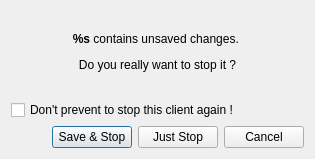
<?xml version="1.0" encoding="UTF-8"?>
<ui version="4.0">
 <class>Dialog</class>
 <widget class="QDialog" name="Dialog">
  <property name="geometry">
   <rect>
    <x>0</x>
    <y>0</y>
    <width>315</width>
    <height>159</height>
   </rect>
  </property>
  <property name="windowTitle">
   <string>Stop Client ?</string>
  </property>
  <layout class="QVBoxLayout" name="verticalLayout_2">
   <item>
    <spacer name="verticalSpacer_2">
     <property name="orientation">
      <enum>Qt::Vertical</enum>
     </property>
     <property name="sizeHint" stdset="0">
      <size>
       <width>20</width>
       <height>40</height>
      </size>
     </property>
    </spacer>
   </item>
   <item>
    <widget class="QLabel" name="label">
     <property name="text">
      <string>&lt;html&gt;&lt;head/&gt;&lt;body&gt;&lt;p&gt;&lt;span style=&quot; font-weight:600;&quot;&gt;%s&lt;/span&gt; contains unsaved changes. &lt;/p&gt;&lt;p&gt;Do you really want to stop it ?&lt;/p&gt;&lt;/body&gt;&lt;/html&gt;</string>
     </property>
     <property name="alignment">
      <set>Qt::AlignCenter</set>
     </property>
    </widget>
   </item>
   <item>
    <spacer name="verticalSpacer">
     <property name="orientation">
      <enum>Qt::Vertical</enum>
     </property>
     <property name="sizeHint" stdset="0">
      <size>
       <width>20</width>
       <height>40</height>
      </size>
     </property>
    </spacer>
   </item>
   <item>
    <widget class="QCheckBox" name="checkBox">
     <property name="text">
      <string>Don't prevent to stop this client again !</string>
     </property>
    </widget>
   </item>
   <item>
    <layout class="QHBoxLayout" name="horizontalLayout">
     <item>
      <spacer name="horizontalSpacer">
       <property name="orientation">
        <enum>Qt::Horizontal</enum>
       </property>
       <property name="sizeHint" stdset="0">
        <size>
         <width>40</width>
         <height>20</height>
        </size>
       </property>
      </spacer>
     </item>
     <item>
      <widget class="QPushButton" name="pushButtonSaveStop">
       <property name="text">
        <string>Save &amp;&amp; Stop</string>
       </property>
       <property name="icon">
        <iconset theme="media-playback-stop">
         <normaloff>.</normaloff>.</iconset>
       </property>
      </widget>
     </item>
     <item>
      <widget class="QPushButton" name="pushButtonStop">
       <property name="text">
        <string>Just Stop</string>
       </property>
       <property name="icon">
        <iconset theme="media-playback-stop">
         <normaloff>.</normaloff>.</iconset>
       </property>
      </widget>
     </item>
     <item>
      <widget class="QPushButton" name="pushButtonClancel">
       <property name="text">
        <string>Cancel</string>
       </property>
       <property name="icon">
        <iconset theme="dialog-cancel">
         <normaloff>.</normaloff>.</iconset>
       </property>
      </widget>
     </item>
    </layout>
   </item>
  </layout>
 </widget>
 <resources>
  <include location="../resources.qrc"/>
 </resources>
 <connections>
  <connection>
   <sender>pushButtonClancel</sender>
   <signal>clicked()</signal>
   <receiver>Dialog</receiver>
   <slot>reject()</slot>
   <hints>
    <hint type="sourcelabel">
     <x>265</x>
     <y>89</y>
    </hint>
    <hint type="destinationlabel">
     <x>157</x>
     <y>56</y>
    </hint>
   </hints>
  </connection>
  <connection>
   <sender>pushButtonStop</sender>
   <signal>clicked()</signal>
   <receiver>Dialog</receiver>
   <slot>accept()</slot>
   <hints>
    <hint type="sourcelabel">
     <x>172</x>
     <y>89</y>
    </hint>
    <hint type="destinationlabel">
     <x>157</x>
     <y>56</y>
    </hint>
   </hints>
  </connection>
 </connections>
</ui>
